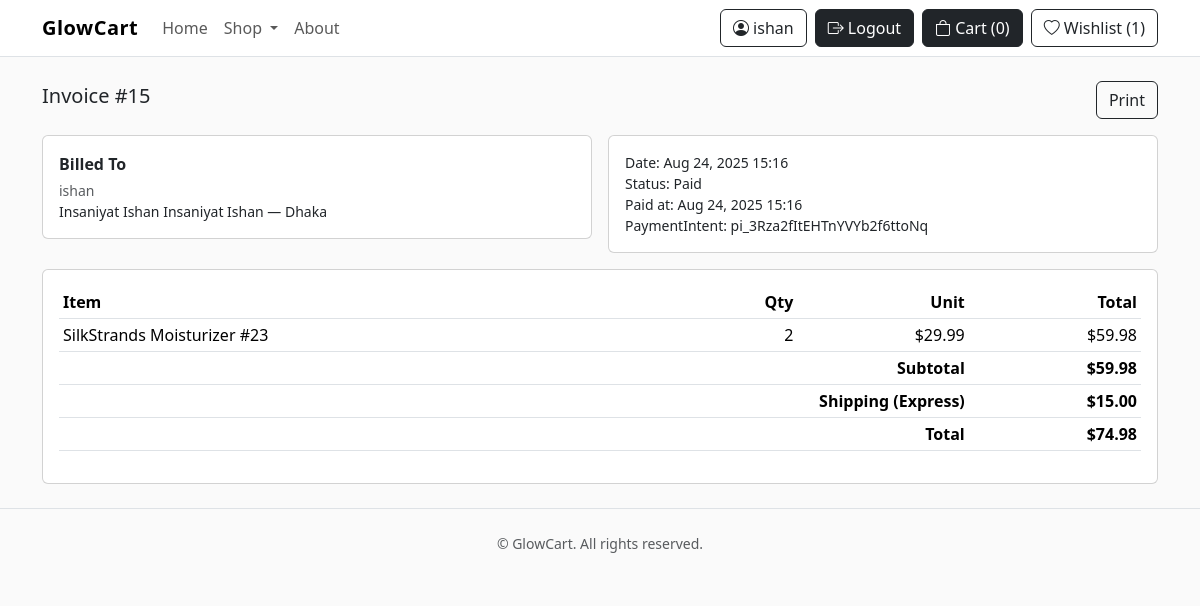
Page /orders/15/invoice/ (signed in) on the committed database.
### orders/models.py (models this page shows, shortened)
class Order(models.Model):
    STATUS_CHOICES = [
        ("pending", "Pending"),
        ("paid", "Paid"),
        ("cancelled", "Cancelled"),
    ]
    user = models.ForeignKey(User, on_delete=models.PROTECT, related_name="orders")
    address = models.ForeignKey(Address, on_delete=models.PROTECT, related_name="orders")
    status = models.CharField(max_length=12, choices=STATUS_CHOICES, default="pending")
    subtotal = models.DecimalField(max_digits=10, decimal_places=2, default=Decimal("0.00"))
    discount_total = models.DecimalField(max_digits=10, decimal_places=2, default=Decimal("0.00"))
    shipping_method = models.ForeignKey(ShippingMethod, null=True, blank=True, on_delete=models.SET_NULL)
    shipping_cost = models.DecimalField(max_digits=10, decimal_places=2, default=Decimal("0.00"))
    total = models.DecimalField(max_digits=10, decimal_places=2, default=Decimal("0.00"))
    coupon_code = models.CharField(max_length=30, blank=True, default="")
    stripe_session_id = models.CharField(max_length=255, blank=True, default="")
    payment_intent_id = models.CharField(max_length=255, blank=True, default="")
    stripe_receipt_url = models.URLField(blank=True, default="")
    paid_at = models.DateTimeField(null=True, blank=True)
    created_at = models.DateTimeField(auto_now_add=True)
    class Meta:
        ordering = ["-created_at"]

class OrderItem(models.Model):
    order = models.ForeignKey(Order, on_delete=models.CASCADE, related_name="items")
    product = models.ForeignKey(Product, on_delete=models.PROTECT)
    variant = models.ForeignKey(ProductVariant, on_delete=models.PROTECT, null=True, blank=True)
    unit_price = models.DecimalField(max_digits=10, decimal_places=2)
    qty = models.PositiveIntegerField()
    def line_total(self):
        return self.unit_price * self.qty

class ShippingMethod(models.Model):
    name = models.CharField(max_length=50)
    code = models.CharField(max_length=30, unique=True)
    price = models.DecimalField(max_digits=8, decimal_places=2, default=Decimal("0.00"))
    is_active = models.BooleanField(default=True)
    class Meta:
        ordering = ["price", "name"]

### accounts/models.py (models this page shows)
class Address(models.Model):
    user = models.ForeignKey(User, on_delete=models.CASCADE, related_name="addresses")
    full_name = models.CharField(max_length=120)
    phone = models.CharField(max_length=32, blank=True)
    line1 = models.CharField(max_length=200)
    line2 = models.CharField(max_length=200, blank=True)
    city = models.CharField(max_length=100)
    postcode = models.CharField(max_length=20, blank=True)
    country = models.CharField(max_length=60, default="Bangladesh")
    is_default = models.BooleanField(default=False)
    created_at = models.DateTimeField(auto_now_add=True)
    class Meta:
        ordering = ["-is_default", "-created_at"]
    def __str__(self):
        return f"{self.full_name} — {self.city}"

### catalog/models.py (models this page shows, shortened)
class TimestampedModel(models.Model):
    created_at = models.DateTimeField(auto_now_add=True)
    updated_at = models.DateTimeField(auto_now=True)
    class Meta:
        abstract = True

class Product(TimestampedModel):
    title = models.CharField(max_length=200)
    slug = models.SlugField(max_length=220, unique=True, blank=True)
    brand = models.ForeignKey(Brand, on_delete=models.PROTECT, related_name="products")
    category = models.ForeignKey(Category, on_delete=models.PROTECT, related_name="products")
    short_description = models.TextField(blank=True)
    price = models.DecimalField(max_digits=8, decimal_places=2)  # e.g., 999,999.99
    stock = models.PositiveIntegerField(default=0)
    image = models.ImageField(upload_to="products/", blank=True, null=True)
    image_url = models.URLField(blank=True)  # using URL for simple demo; we can switch to ImageField later
    is_active = models.BooleanField(default=True)
    class Meta:
        ordering = ["-created_at"]

### orders/views.py (the view)
# urls.py: path("orders/<int:pk>/invoice/", invoice_view, name="order_invoice"),
@login_required
def invoice_view(request, pk):
    order = get_object_or_404(Order, id=pk)
    if not (request.user.is_staff or order.user_id == request.user.id):
        return HttpResponseForbidden("Not allowed")
    return render(request, "orders/invoice.html", {"order": order})

### catalog/templatetags/shop_extras.py (called while the page is built)
@register.filter
def money(value):
    try:
        return f"${float(value):,.2f}"
    except (TypeError, ValueError):
        return value

### core/context_processors.py (called while the page is built)
def cart(request):
    cart = request.session.get(CART_SESSION_KEY, {})
    count = sum(cart.values()) if isinstance(cart, dict) else 0
    return {"cart_count": count}

def auth_presets(request):
    return {
        "AUTH_LOGIN_PRESET": getattr(settings, "AUTH_LOGIN_PRESET", "auth-minimal"),
        "AUTH_REGISTER_PRESET": getattr(settings, "AUTH_REGISTER_PRESET", "auth-portrait"),
    }

def wishlist_count(request):
    try:
        if request.user.is_authenticated:
            return {"wishlist_count": request.user.wish_items.count()}
    except Exception:
        pass
    return {"wishlist_count": 0}

def nav_categories(request):
    try:
        return {"nav_categories": Category.objects.order_by("name")[:10]}
    except Exception:
        return {"nav_categories": []}

def wishlist(request):
    if request.user.is_authenticated:
        from accounts.models import WishlistItem
        return {"wishlist_count": WishlistItem.objects.filter(user=request.user).count()}
    return {"wishlist_count": 0}

### templates/orders/invoice.html (shortened to what this page needs)
{% extends "base.html" %}
{% load shop_extras %}
{% block content %}
<div class="container">
  <div class="d-flex justify-content-between align-items-center mb-3">
    <h1 class="h5">Invoice #{{ order.id }}</h1>
    <button class="btn btn-outline-dark" onclick="window.print()">Print</button>
  </div>
  <div class="row g-3">
    <div class="col-md-6">
      <div class="card p-3">
        <div class="fw-semibold mb-1">Billed To</div>
        <div class="small text-muted">{{ order.user.username }}</div>
        <div class="small">{{ order.address }}</div>
      </div>
    </div>
    <div class="col-md-6">
      <div class="card p-3">
        <div class="small">Date: {{ order.created_at|date:"M j, Y H:i" }}</div>
        <div class="small">Status: {{ order.get_status_display }}</div>
        {% if order.paid_at %}<div class="small">Paid at: {{ order.paid_at|date:"M j, Y H:i" }}</div>{% endif %}
        {% if order.payment_intent_id %}<div class="small">PaymentIntent: {{ order.payment_intent_id }}</div>{% endif %}
      </div>
    </div>
  </div>
  <div class="card p-3 mt-3">
    <table class="table table-sm">
      <thead><tr><th>Item</th><th class="text-end">Qty</th><th class="text-end">Unit</th><th class="text-end">Total</th></tr></thead>
      <tbody>
        {% for it in order.items.all %}
          <tr>
            <td>{{ it.product.title }}{% if it.variant %} ({{ it.variant.name }}){% endif %}</td>
            <td class="text-end">{{ it.qty }}</td>
            <td class="text-end">{{ it.unit_price|money }}</td>
            <td class="text-end">{{ it.line_total|money }}</td>
          </tr>
        {% endfor %}
      </tbody>
      <tfoot>
        <tr><th colspan="3" class="text-end">Subtotal</th><th class="text-end">{{ order.subtotal|money }}</th></tr>
        <tr><th colspan="3" class="text-end">Shipping{% if order.shipping_method %} ({{ order.shipping_method.name }}){% endif %}</th><th class="text-end">{{ order.shipping_cost|money }}</th></tr>
        <tr><th colspan="3" class="text-end">Total</th><th class="text-end">{{ order.total|money }}</th></tr>
      </tfoot>
    </table>
  </div>
</div>
{% endblock %}

### templates/base.html (shortened to what this page needs)
{% load static %}
<!DOCTYPE html>
<html lang="en">
<head>
  <link href="https://cdn.jsdelivr.net/npm/bootstrap@5.3.3/dist/css/bootstrap.min.css" rel="stylesheet">
  <link rel="stylesheet" href="{% static 'site.css' %}?v=2">
  <link rel="stylesheet" href="{% static 'site.css' %}?v=4">
  <link href="https://cdn.jsdelivr.net/npm/bootstrap-icons@1.11.3/font/bootstrap-icons.css" rel="stylesheet">
</head>
<body>
  <nav class="navbar navbar-expand-lg navbar-light bg-white border-bottom sticky-top">
    <div class="container">
      <a class="navbar-brand fw-bold auth-brand" href="/">GlowCart</a>
      <div id="nav" class="collapse navbar-collapse">
        <ul class="navbar-nav me-auto mb-2 mb-lg-0">
          <li class="nav-item"><a class="nav-link" href="/">Home</a></li>
          <li class="nav-item dropdown">
            <a class="nav-link dropdown-toggle" href="/shop/" role="button" data-bs-toggle="dropdown" aria-expanded="false">
              Shop
            </a>
          </li>
          <li class="nav-item"><a class="nav-link" href="#">About</a></li>
        </ul>
        <div class="d-flex gap-2">
          {% if request.user.is_authenticated %}
            <a class="btn btn-outline-dark" href="/profile/"><i class="bi bi-person-circle"></i> {{ request.user.username }}</a>
            <a class="btn btn-dark" href="/logout/"><i class="bi bi-box-arrow-right"></i> Logout</a>
          {% else %}
            <a class="btn btn-outline-dark" href="/login/"><i class="bi bi-box-arrow-in-right"></i> Login</a>
            <a class="btn btn-dark" href="/register/"><i class="bi bi-person-plus"></i> Sign Up</a>
          {% endif %}
          <a class="btn btn-dark" href="/cart/"><i class="bi bi-bag"></i> Cart ({{ cart_count|default:0 }})</a>
          <a class="btn btn-outline-dark" href="{% url 'wishlist' %}"><i class="bi bi-heart"></i> Wishlist ({{ wishlist_count|default:0 }})</a>
        </div>
      </div>
    </div>
  </nav>
  <main class="py-4">
    {% block content %}{% endblock %}
  </main>
  <footer class="border-top py-4">
    <div class="container text-center small text-muted">
      © {{ now|date:"Y" }} GlowCart. All rights reserved.
    </div>
  </footer>
</body>
</html>

### static/site.css (style rules this page uses)
:root { --brand:#111; --accent:#0ea5e9; }
body { background-color:#fafafa; }
.navbar-brand { letter-spacing:0.5px; }
.auth-brand { letter-spacing: .5px; }

### rows in the picture
Order: id "15", user.username "ishan", address "Insaniyat Ishan Insaniyat Ishan — Dhaka", created_at "Aug 24, 2025 15:16", status "Paid", paid_at "Aug 24, 2025 15:16", payment_intent_id "pi_3Rza2fItEHTnYVYb2f6ttoNq", subtotal "$59.98", shipping_method.name "Express", shipping_cost "$15.00", total "$74.98"
OrderItem: product "SilkStrands Moisturizer #23", qty "2", unit_price "$29.99", line_total "$59.98"

### other values in the picture
{{ request.user.username }} "ishan"
{{ cart_count|default:0 }} "0"
{{ wishlist_count|default:0 }} "1"
